Frame 1 (no input): blank canvas, image omitted
Frame 60 (the mouse pressed at the canvas centre just before this capture): blank canvas, image omitted
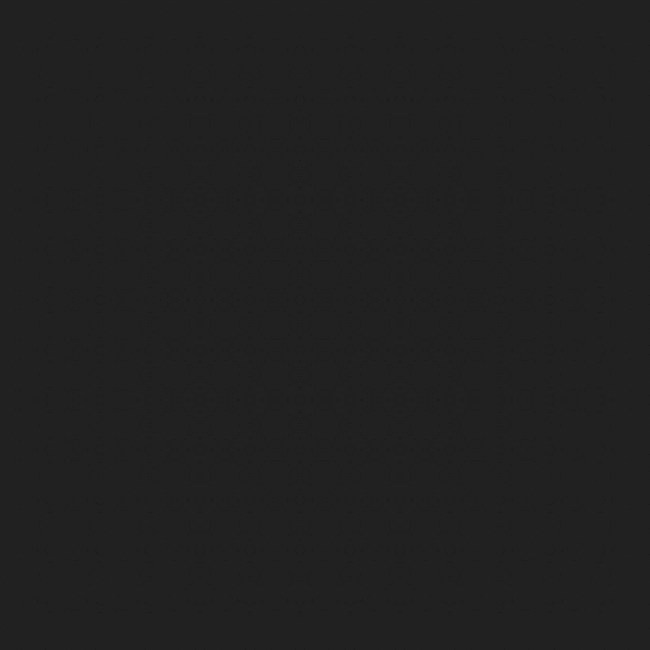
Frame 120 (the mouse held since frame 60 and released just before this capture)

The Processing sketch whose frames 1 and 60 were blank and that drew this single picture after the mouse press (run headless with seeded random() and noise(); from frame 60 on, the mouse is pressed at the canvas centre):

// Processing sketch: processing_86545
// ── processing_86545.pde

void setup ()

{
size(650,650);
background (250);
smooth ();
}
void draw ()
{

noStroke (); 

// première cologne//
//début première salve//

fill (mouseX/12, mouseX/12);
ellipse (50, 50, mouseX, mouseX);
fill (mouseX/12,mouseX/12);
ellipse (50,100,mouseX,mouseY);
fill (mouseX/12,mouseX/12);
ellipse (50,150,mouseY,mouseY);
fill (mouseX/12,mouseY/12);
ellipse (50,200,mouseY,mouseY);
fill (mouseX/12, mouseY/12);
ellipse (50,250,mouseY,mouseX);
fill (mouseX/12, mouseY/12);
ellipse (50,300,mouseX,mouseY);
fill (mouseX/12,mouseX/12);
ellipse (50,350,mouseY,mouseX);
fill (mouseX/12, mouseY/12);
ellipse (50,400,mouseX,mouseX);
fill (mouseY/12, mouseX/12);
ellipse (50,450,mouseY,mouseY);
fill (mouseY/12,mouseY/12);
ellipse (50,500,mouseX,mouseY);
fill (mouseY/12,mouseX/12);
ellipse (50,550,mouseY,mouseX);
fill (mouseY/12,mouseX/12);
ellipse (50,600,mouseY,mouseX);

// seconde colonne//

fill (mouseY/12,mouseX/12);
ellipse (100,50,mouseX,mouseX);
fill (mouseY/12,mouseY/12);
ellipse (100,100,mouseX,mouseX);
fill (mouseY/12, mouseY/12);
ellipse (100,150,mouseY,mouseX);
fill (mouseY/12,mouseY/12);
ellipse (100,200,mouseY,mouseY);
//début seconde salve//
fill (mouseX/12,mouseX/12);
ellipse (100,250,mouseX,mouseX);
fill (mouseX/12,mouseX/12);
ellipse (100,300,mouseX,mouseY);
fill (mouseX/12,mouseX/12);
ellipse (100,350,mouseY,mouseY);
fill (mouseX/12,mouseY/12);
ellipse (100,400,mouseY,mouseY);
fill (mouseX/12, mouseY/12);
ellipse (100,450,mouseY,mouseX);
fill (mouseX/12,mouseY/12);
ellipse (100,500,mouseY,mouseX);
fill (mouseX/12,mouseX/12);
ellipse (100,550,mouseY,mouseX);
fill (mouseX/12, mouseY/12);
ellipse (100,600,mouseX,mouseX);

// troisième //

fill (mouseX/12,mouseY/12);
ellipse (150,50,mouseY,mouseY);
fill (mouseY/12,mouseY/12);
ellipse (150,100,mouseX,mouseY);
fill (mouseY/12, mouseX/12);
ellipse (150,150,mouseY,mouseX);
fill (mouseY/12,mouseX/12);
ellipse (150,200,mouseX,mouseY);
fill (mouseY/12,mouseX/12);
ellipse (150,250,mouseX,mouseX);
fill (mouseY/12, mouseY/12);
ellipse (150,300,mouseX,mouseX);
fill (mouseY/12,mouseY/12);
ellipse (150,350,mouseY,mouseX);
fill (mouseY/12,mouseY/12);
ellipse (150,400,mouseY,mouseY);
//débutsalve3//
fill (mouseX/12,mouseX/12);
ellipse (150,450,mouseX,mouseX);
fill (mouseX/12,mouseX/12);
ellipse (150,500,mouseX,mouseY);
fill (mouseX/12,mouseX/12);
ellipse (150,550,mouseY,mouseY);
fill (mouseX/12,mouseY/12);
ellipse (150,600,mouseY,mouseY);

//quatrième//
fill (mouseX/12,mouseY/12);
ellipse (200,50,mouseY,mouseX);
fill (mouseX/12,mouseY/12);
ellipse (200,100,mouseX,mouseY);
fill (mouseX/12,mouseX/12);
ellipse (200,150,mouseY,mouseX);
fill (mouseX/12,mouseY/12);
ellipse (200,200,mouseX,mouseX);
fill (mouseY/12,mouseX/12);
ellipse (200,250,mouseY,mouseY);
fill (mouseY/12,mouseY/12);
ellipse (200,300,mouseX,mouseY);
fill (mouseY/12,mouseX/12);
ellipse (200,350,mouseY,mouseX);
fill (mouseY/12,mouseX/12);
ellipse (200,400,mouseX,mouseY);
fill (mouseY/12,mouseX/12);
ellipse (200,450,mouseX,mouseX);
fill (mouseY/12,mouseY/12);
ellipse (200,500,mouseX,mouseX);
fill (mouseY/12,mouseY/12);
ellipse (200,550,mouseY,mouseX);
fill (mouseY/12,mouseY/12);
ellipse (200,600,mouseY,mouseY);

//cinquième//
//débutsalve4//
fill (mouseX/12,mouseX/12);
ellipse (250,50,mouseX,mouseX);
fill (mouseX/12,mouseX/12);
ellipse (250,100,mouseX,mouseY);
fill (mouseX/12,mouseX/12);
ellipse (250,150,mouseY,mouseY);
fill (mouseX/12,mouseY/12);
ellipse (250,200,mouseY,mouseY);
fill (mouseX/12,mouseY/12);
ellipse (250,250,mouseY,mouseX);
fill (mouseX/12,mouseY/12);
ellipse (250,300,mouseX,mouseY);
fill(mouseX/12,mouseX/12);
ellipse (250,350,mouseY,mouseX);
fill (mouseX/12,mouseY/12);
ellipse (250,400,mouseX,mouseX);
fill (mouseY/12,mouseX/12);
ellipse (250,450,mouseY,mouseY);
fill(mouseY/12,mouseY/12);
ellipse (250,500,mouseX,mouseY);
fill (mouseY/12,mouseX/12);
ellipse (250,550,mouseY,mouseX);
fill (mouseY/12,mouseX/12);
ellipse (250,600,mouseX,mouseY);

// 6ème//

fill (mouseY/12,mouseX/12);
ellipse (300,50,mouseX,mouseX);
fill (mouseY/12,mouseY/12);
ellipse (300,100,mouseX,mouseX);
fill (mouseY/12,mouseY/12);
ellipse (300,150,mouseY,mouseX);
fill (mouseY/12,mouseY/12);
ellipse (300,200,mouseY,mouseY);
//débutsalve5//
fill (mouseX/12,mouseX/12);
ellipse (300,250,mouseX,mouseX);
fill (mouseX/12,mouseX/12);
ellipse (300,300,mouseX,mouseY);
fill (mouseX/12,mouseX/12);
ellipse (300,350,mouseY,mouseY);
fill (mouseX/12,mouseY/12);
ellipse (300,400,mouseY,mouseY);
fill (mouseX/12,mouseY/12);
ellipse (300,450,mouseY,mouseX);
fill (mouseX/12,mouseY/12);
ellipse (300,500,mouseX,mouseY);
fill (mouseX/12,mouseX/12);
ellipse (300,550,mouseY,mouseX);
fill (mouseX/12,mouseY/12);
ellipse (300,600,mouseX,mouseX);

//7ème//
fill (mouseY/12,mouseX/12);
ellipse (350,50,mouseY,mouseY);
fill (mouseY/12,mouseY/12);
ellipse (350,100,mouseX,mouseY);
fill (mouseY/12,mouseX/12);
ellipse (350,150,mouseY,mouseX);
fill (mouseY/12,mouseX/12);
ellipse (350,200,mouseX,mouseY);
fill (mouseY/12,mouseX/12);
ellipse (350,250,mouseX,mouseX);
fill (mouseY/12,mouseY/12);
ellipse (350,300,mouseX,mouseX);
fill (mouseY/12,mouseY/12);
ellipse (350,350,mouseY,mouseX);
fill (mouseY/12,mouseY/12);
ellipse (350,400,mouseY,mouseY);
//débutsalve6//
fill (mouseX/12,mouseX/12);
ellipse (350,450,mouseX,mouseX);
fill (mouseX/12,mouseX/12);
ellipse (350,500,mouseX,mouseY);
fill (mouseX/12,mouseX/12);
ellipse (350,550,mouseY,mouseY);
fill (mouseX/12,mouseY/12);
ellipse (350,600,mouseY,mouseY);

//8ème//

fill (mouseX/12,mouseY/12);
ellipse (400,50,mouseY,mouseX);
fill (mouseX/12,mouseY/12);
ellipse (400,100,mouseX,mouseY);
fill (mouseX/12,mouseX/12);
ellipse (400,150,mouseY,mouseX);
fill (mouseX/12,mouseY/12);
ellipse (400,200,mouseX,mouseX);
fill (mouseY/12,mouseX/12);
ellipse (400,250,mouseY,mouseY);
fill (mouseY/12,mouseY/12);
ellipse (400,300,mouseX,mouseY);
fill (mouseY/12,mouseX/12);
ellipse (400,350,mouseY,mouseX);
fill (mouseY/12,mouseX/12);
ellipse (400,400,mouseX,mouseY);
fill (mouseY/12,mouseX/12);
ellipse (400,450,mouseX,mouseX);
fill (mouseY/12,mouseY/12);
ellipse (400,500,mouseX,mouseX);
fill (mouseY/12,mouseY/12);
ellipse (400,550,mouseY,mouseX);
fill (mouseY/12,mouseY/12);
ellipse (400,600,mouseY,mouseY);

//9ème//
//débutsalve7//
fill (mouseX/12,mouseX/12);
ellipse (450,50,mouseX,mouseX);
fill (mouseX/12,mouseX/12);
ellipse (450,100,mouseX,mouseY);
fill (mouseX/12,mouseX/12);
ellipse (450,150,mouseY,mouseY);
fill (mouseX/12,mouseY/12);
ellipse (450,200,mouseY,mouseY);
fill (mouseX/12,mouseY/12);
ellipse (450,250,mouseY,mouseX);
fill (mouseX/12,mouseY/12);
ellipse (450,300,mouseX,mouseY);
fill (mouseX/12,mouseX/12);
ellipse (450,350,mouseY,mouseX);
fill (mouseX/12,mouseY/12);
ellipse (450,400,mouseX,mouseX);
fill (mouseY/12,mouseX/12);
ellipse (450,450,mouseY,mouseY);
fill (mouseY/12,mouseY/12);
ellipse (450,500,mouseX,mouseY);
fill (mouseY/12,mouseX/12);
ellipse (450,550,mouseY,mouseX);
fill (mouseY/12,mouseX/12);
ellipse (450,600,mouseX,mouseY);

//10ème//

fill (mouseY/12,mouseX/12);
ellipse (500,50,mouseX,mouseX);
fill (mouseY/12,mouseY/12);
ellipse (500,100,mouseX,mouseX);
fill (mouseY/12,mouseY/12);
ellipse (500,150,mouseY,mouseX);
fill (mouseY/12,mouseY/12);
ellipse (500,200,mouseY,mouseY);
//débutsalve8//
fill (mouseX/12,mouseX/12);
ellipse (500,250,mouseX,mouseX);
fill (mouseX/12,mouseX/12);
ellipse (500,300,mouseX,mouseY);
fill (mouseX/12,mouseX/12);
ellipse (500,350,mouseY,mouseY);
fill (mouseX/12,mouseY/12);
ellipse (500,400,mouseY,mouseY);
fill (mouseX/12,mouseY/12);
ellipse (500,450,mouseY,mouseX);
fill (mouseX/12,mouseY/12);
ellipse (500,500,mouseX,mouseY);
fill (mouseX/12,mouseX/12);
ellipse (500,550,mouseY,mouseX);
fill (mouseX/12,mouseY/12);
ellipse (500,600,mouseX,mouseX);

//11ème//
fill (mouseY/12,mouseX/12);
ellipse (550,50,mouseY,mouseY);
fill (mouseY/12,mouseY/12);
ellipse (550,100,mouseX,mouseY);
fill (mouseY/12,mouseX/12);
ellipse (550,150,mouseY,mouseX);
fill (mouseY/12,mouseX/12);
ellipse (550,200,mouseX,mouseY);
fill (mouseY/12,mouseX/12);
ellipse (550,250,mouseX,mouseX);
fill (mouseY/12,mouseY/12);
ellipse (550,300,mouseX,mouseX);
fill (mouseY/12,mouseY/12);
ellipse (550,350,mouseY,mouseX);
fill (mouseY/12,mouseY/12);
ellipse (550,400,mouseY,mouseY);
//débutsalve9//
fill (mouseX/12,mouseX/12);
ellipse (550,450,mouseX,mouseX);
fill(mouseX/12,mouseX/12);
ellipse (550,500,mouseX,mouseY);
fill (mouseX/12,mouseX/12);
ellipse (550,550,mouseY,mouseY);
fill (mouseX/12,mouseY/12);
ellipse (550,600,mouseY,mouseY);

//thelastone//

fill (mouseX/12,mouseY/12);
ellipse (600,50,mouseY,mouseX);
fill (mouseX/12,mouseY/12);
ellipse (600,100,mouseX,mouseY);
fill (mouseX/12,mouseX/12);
ellipse (600,150,mouseY,mouseX);
fill (mouseX/12,mouseY/12);
ellipse (600,200,mouseX,mouseX);
fill (mouseY/12,mouseX/12);
ellipse (600,250,mouseY,mouseY);
fill (mouseY/12,mouseY/12);
ellipse (600,300,mouseX,mouseY);
fill (mouseY/12,mouseX/12);
ellipse (600,350,mouseY,mouseX);
fill (mouseY/12,mouseX/12);
ellipse (600,400,mouseX,mouseY);
fill (mouseY/12,mouseX/12);
ellipse (600,450,mouseX,mouseX);
fill (mouseY/12,mouseY/12);
ellipse (600,500,mouseX,mouseX);
fill (mouseY/12,mouseY/12);
ellipse (600,550,mouseY,mouseX);
fill (mouseY/12,mouseY/12);
ellipse (600,600,50,50);

}
